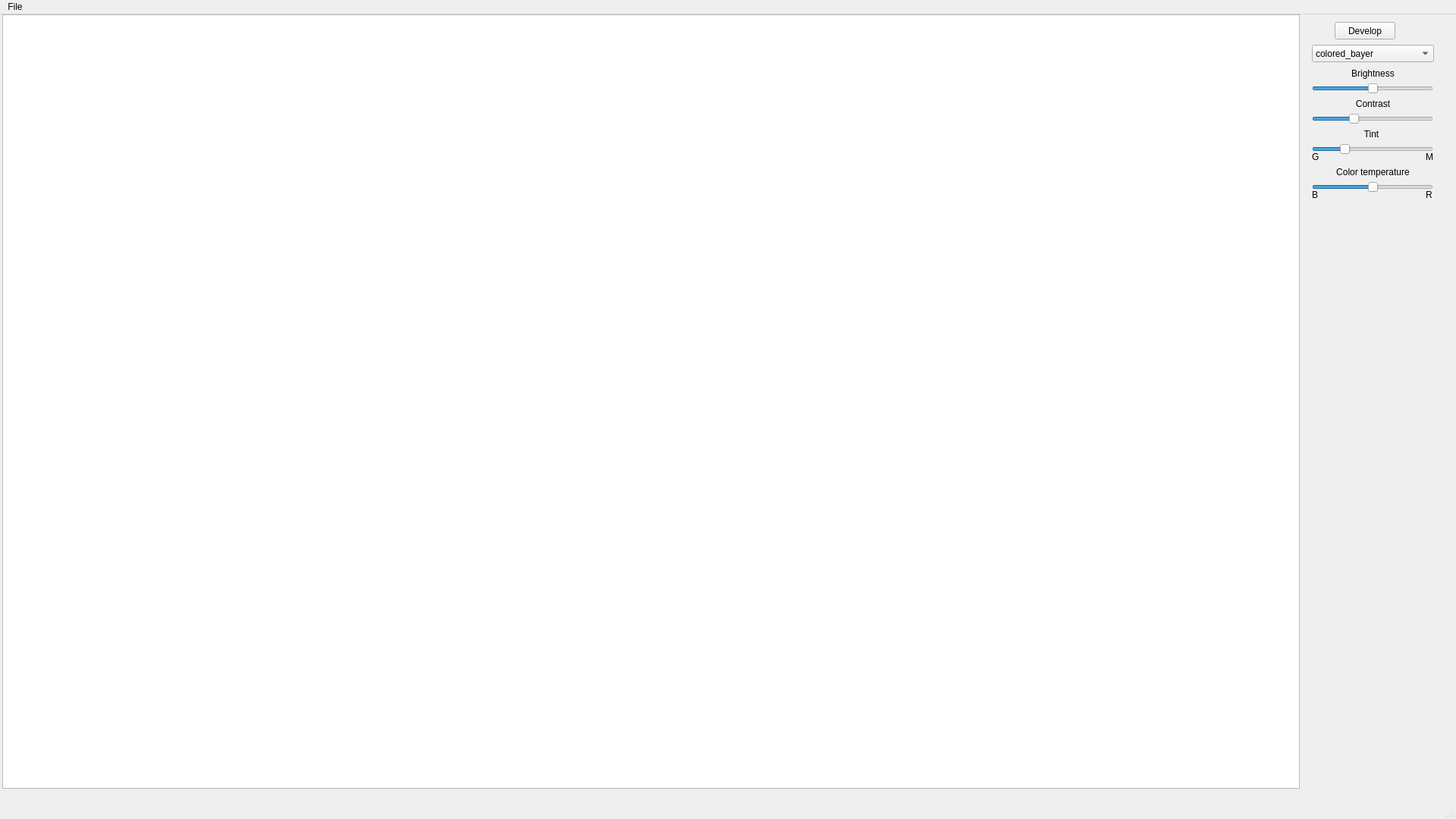
<?xml version="1.0" encoding="UTF-8"?>
<ui version="4.0">
 <class>MainWindow</class>
 <widget class="QMainWindow" name="MainWindow">
  <property name="geometry">
   <rect>
    <x>0</x>
    <y>0</y>
    <width>1920</width>
    <height>1080</height>
   </rect>
  </property>
  <property name="windowTitle">
   <string>MainWindow</string>
  </property>
  <widget class="QWidget" name="centralwidget">
   <widget class="QGraphicsView" name="graphicsView">
    <property name="geometry">
     <rect>
      <x>3</x>
      <y>0</y>
      <width>1711</width>
      <height>1021</height>
     </rect>
    </property>
   </widget>
   <widget class="QPushButton" name="develop_button">
    <property name="geometry">
     <rect>
      <x>1760</x>
      <y>10</y>
      <width>80</width>
      <height>23</height>
     </rect>
    </property>
    <property name="text">
     <string>Develop</string>
    </property>
   </widget>
   <widget class="QSlider" name="contrast_slider">
    <property name="geometry">
     <rect>
      <x>1730</x>
      <y>130</y>
      <width>160</width>
      <height>16</height>
     </rect>
    </property>
    <property name="minimum">
     <number>1</number>
    </property>
    <property name="maximum">
     <number>300</number>
    </property>
    <property name="value">
     <number>100</number>
    </property>
    <property name="orientation">
     <enum>Qt::Horizontal</enum>
    </property>
   </widget>
   <widget class="QLabel" name="label">
    <property name="geometry">
     <rect>
      <x>1770</x>
      <y>110</y>
      <width>81</width>
      <height>16</height>
     </rect>
    </property>
    <property name="text">
     <string>Contrast</string>
    </property>
    <property name="alignment">
     <set>Qt::AlignCenter</set>
    </property>
   </widget>
   <widget class="QLabel" name="label_2">
    <property name="geometry">
     <rect>
      <x>1780</x>
      <y>150</y>
      <width>57</width>
      <height>15</height>
     </rect>
    </property>
    <property name="text">
     <string>Tint</string>
    </property>
    <property name="alignment">
     <set>Qt::AlignCenter</set>
    </property>
   </widget>
   <widget class="QSlider" name="tint_slider">
    <property name="geometry">
     <rect>
      <x>1730</x>
      <y>170</y>
      <width>160</width>
      <height>16</height>
     </rect>
    </property>
    <property name="minimum">
     <number>0</number>
    </property>
    <property name="maximum">
     <number>400</number>
    </property>
    <property name="singleStep">
     <number>1</number>
    </property>
    <property name="value">
     <number>100</number>
    </property>
    <property name="sliderPosition">
     <number>100</number>
    </property>
    <property name="orientation">
     <enum>Qt::Horizontal</enum>
    </property>
    <property name="invertedAppearance">
     <bool>false</bool>
    </property>
    <property name="invertedControls">
     <bool>false</bool>
    </property>
   </widget>
   <widget class="QLabel" name="label_3">
    <property name="geometry">
     <rect>
      <x>1730</x>
      <y>180</y>
      <width>57</width>
      <height>15</height>
     </rect>
    </property>
    <property name="text">
     <string>G</string>
    </property>
   </widget>
   <widget class="QLabel" name="label_4">
    <property name="geometry">
     <rect>
      <x>1880</x>
      <y>180</y>
      <width>57</width>
      <height>15</height>
     </rect>
    </property>
    <property name="text">
     <string>M</string>
    </property>
   </widget>
   <widget class="QLabel" name="label_5">
    <property name="geometry">
     <rect>
      <x>1770</x>
      <y>70</y>
      <width>81</width>
      <height>16</height>
     </rect>
    </property>
    <property name="text">
     <string>Brightness</string>
    </property>
    <property name="alignment">
     <set>Qt::AlignCenter</set>
    </property>
   </widget>
   <widget class="QSlider" name="brightness_slider">
    <property name="geometry">
     <rect>
      <x>1730</x>
      <y>90</y>
      <width>160</width>
      <height>16</height>
     </rect>
    </property>
    <property name="minimum">
     <number>-200</number>
    </property>
    <property name="maximum">
     <number>200</number>
    </property>
    <property name="orientation">
     <enum>Qt::Horizontal</enum>
    </property>
   </widget>
   <widget class="QSlider" name="R_slider">
    <property name="geometry">
     <rect>
      <x>1730</x>
      <y>220</y>
      <width>160</width>
      <height>16</height>
     </rect>
    </property>
    <property name="minimum">
     <number>1</number>
    </property>
    <property name="maximum">
     <number>199</number>
    </property>
    <property name="singleStep">
     <number>1</number>
    </property>
    <property name="value">
     <number>100</number>
    </property>
    <property name="orientation">
     <enum>Qt::Horizontal</enum>
    </property>
    <property name="invertedAppearance">
     <bool>false</bool>
    </property>
    <property name="invertedControls">
     <bool>false</bool>
    </property>
   </widget>
   <widget class="QLabel" name="label_6">
    <property name="geometry">
     <rect>
      <x>1880</x>
      <y>230</y>
      <width>57</width>
      <height>15</height>
     </rect>
    </property>
    <property name="text">
     <string>R</string>
    </property>
   </widget>
   <widget class="QLabel" name="label_7">
    <property name="geometry">
     <rect>
      <x>1750</x>
      <y>200</y>
      <width>121</width>
      <height>16</height>
     </rect>
    </property>
    <property name="text">
     <string>Color temperature</string>
    </property>
    <property name="alignment">
     <set>Qt::AlignCenter</set>
    </property>
   </widget>
   <widget class="QLabel" name="label_10">
    <property name="geometry">
     <rect>
      <x>1730</x>
      <y>230</y>
      <width>57</width>
      <height>15</height>
     </rect>
    </property>
    <property name="text">
     <string>B</string>
    </property>
   </widget>
   <widget class="QComboBox" name="comboBox">
    <property name="geometry">
     <rect>
      <x>1730</x>
      <y>40</y>
      <width>161</width>
      <height>23</height>
     </rect>
    </property>
    <item>
     <property name="text">
      <string>colored_bayer</string>
     </property>
    </item>
    <item>
     <property name="text">
      <string>bilinear</string>
     </property>
    </item>
    <item>
     <property name="text">
      <string>mhc</string>
     </property>
    </item>
    <item>
     <property name="text">
      <string>sh</string>
     </property>
    </item>
    <item>
     <property name="text">
      <string>sh_mhc</string>
     </property>
    </item>
   </widget>
   <widget class="QLabel" name="status">
    <property name="geometry">
     <rect>
      <x>10</x>
      <y>1020</y>
      <width>1701</width>
      <height>16</height>
     </rect>
    </property>
    <property name="text">
     <string/>
    </property>
   </widget>
  </widget>
  <widget class="QMenuBar" name="menubar">
   <property name="geometry">
    <rect>
     <x>0</x>
     <y>0</y>
     <width>1920</width>
     <height>20</height>
    </rect>
   </property>
   <widget class="QMenu" name="menuFile">
    <property name="title">
     <string>File</string>
    </property>
    <addaction name="actionOpen_DNG"/>
    <addaction name="separator"/>
    <addaction name="actionExit"/>
   </widget>
   <addaction name="menuFile"/>
  </widget>
  <widget class="QStatusBar" name="statusbar"/>
  <action name="actionOpen_DNG">
   <property name="text">
    <string>Open DNG...</string>
   </property>
   <property name="shortcut">
    <string>Ctrl+O</string>
   </property>
  </action>
  <action name="actionExit">
   <property name="text">
    <string>Exit</string>
   </property>
  </action>
 </widget>
 <resources/>
 <connections/>
</ui>
